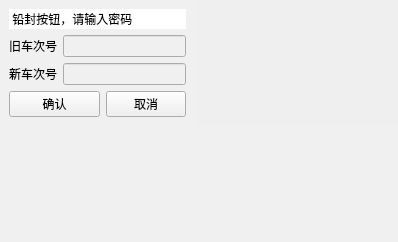
<?xml version="1.0" encoding="UTF-8"?>
<ui version="4.0">
 <class>ConfirmCCH</class>
 <widget class="QWidget" name="ConfirmCCH">
  <property name="geometry">
   <rect>
    <x>0</x>
    <y>0</y>
    <width>398</width>
    <height>242</height>
   </rect>
  </property>
  <property name="windowTitle">
   <string>车次号操作</string>
  </property>
  <layout class="QGridLayout" name="gridLayout_2">
   <property name="leftMargin">
    <number>0</number>
   </property>
   <property name="topMargin">
    <number>0</number>
   </property>
   <property name="rightMargin">
    <number>0</number>
   </property>
   <property name="bottomMargin">
    <number>0</number>
   </property>
   <property name="spacing">
    <number>0</number>
   </property>
   <item row="0" column="0">
    <widget class="QWidget" name="widget" native="true">
     <property name="styleSheet">
      <string notr="true">background-color: rgb(240, 240, 240);</string>
     </property>
     <layout class="QGridLayout" name="gridLayout">
      <item row="0" column="0" colspan="3">
       <widget class="QLabel" name="label_3">
        <property name="minimumSize">
         <size>
          <width>0</width>
          <height>20</height>
         </size>
        </property>
        <property name="maximumSize">
         <size>
          <width>16777215</width>
          <height>25</height>
         </size>
        </property>
        <property name="styleSheet">
         <string notr="true">background-color: rgb(255, 255, 255);</string>
        </property>
        <property name="text">
         <string> 铅封按钮，请输入密码                </string>
        </property>
       </widget>
      </item>
      <item row="1" column="0">
       <widget class="QLabel" name="label">
        <property name="text">
         <string>旧车次号</string>
        </property>
       </widget>
      </item>
      <item row="1" column="1" colspan="2">
       <widget class="QLineEdit" name="lineEdit">
        <property name="enabled">
         <bool>false</bool>
        </property>
       </widget>
      </item>
      <item row="2" column="0">
       <widget class="QLabel" name="label_2">
        <property name="text">
         <string>新车次号</string>
        </property>
       </widget>
      </item>
      <item row="2" column="1" colspan="2">
       <widget class="QLineEdit" name="lineEdit_2"/>
      </item>
      <item row="3" column="0" colspan="2">
       <widget class="QPushButton" name="pushButton">
        <property name="text">
         <string>确认</string>
        </property>
       </widget>
      </item>
      <item row="3" column="2">
       <widget class="QPushButton" name="pushButton_2">
        <property name="text">
         <string>取消</string>
        </property>
       </widget>
      </item>
     </layout>
    </widget>
   </item>
   <item row="0" column="1">
    <spacer name="horizontalSpacer">
     <property name="orientation">
      <enum>Qt::Horizontal</enum>
     </property>
     <property name="sizeHint" stdset="0">
      <size>
       <width>155</width>
       <height>20</height>
      </size>
     </property>
    </spacer>
   </item>
   <item row="1" column="0" colspan="2">
    <widget class="KeyBoard" name="widget_2" native="true">
     <property name="styleSheet">
      <string notr="true">background-color: rgb(240, 240, 240);</string>
     </property>
    </widget>
   </item>
  </layout>
 </widget>
 <customwidgets>
  <customwidget>
   <class>KeyBoard</class>
   <extends>QWidget</extends>
   <header>menuclass/LeadSealing/keyboard.h</header>
   <container>1</container>
  </customwidget>
 </customwidgets>
 <resources/>
 <connections/>
</ui>
